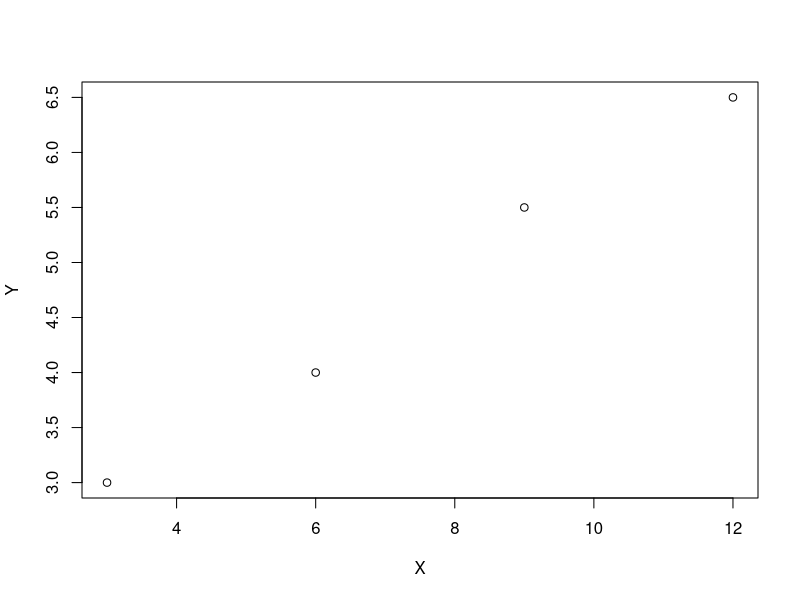
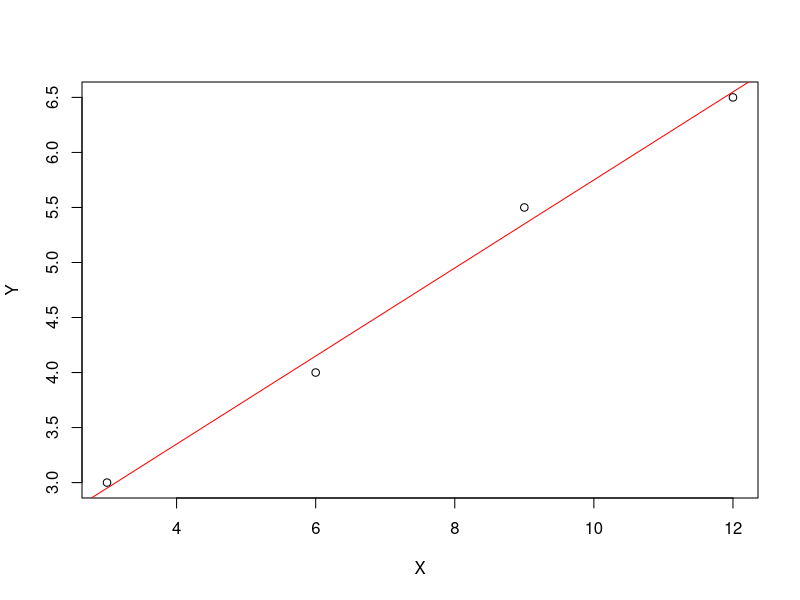
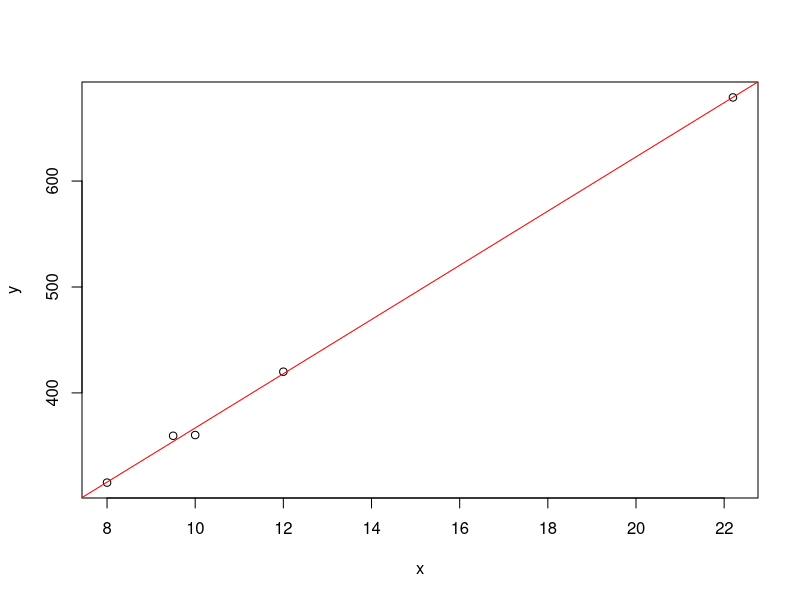
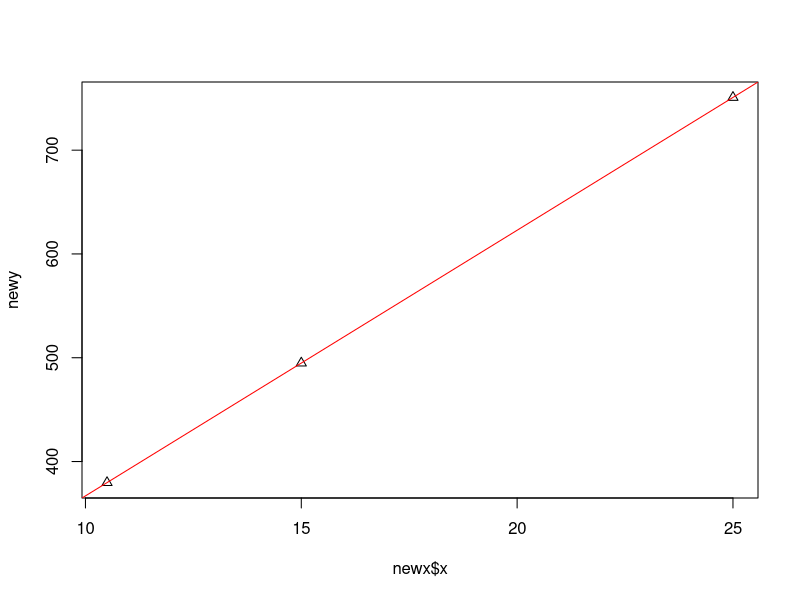

R code for these plots, in order:
## ---- chunk 1
knitr::opts_chunk$set(echo = TRUE)
## ---- chunk 2
X = c(3,6,9,12.)
Y = c(3,4,5.5,6.5)
plot(X,Y)
## ---- chunk 3
Y1 = 0.5*X + 1.0
Y1
## ---- chunk 4
(Y-Y1)**2
sum((Y-Y1)**2)
MSE <- sum((Y-Y1)**2) /length(Y)
MSE
## ---- chunk 5
Y2 = 5*X/12+7/4
Y2
MSE2 <- sum((Y-Y2)**2)/length(Y)
MSE2
## ---- chunk 6
model <- lm(Y ~ X)
model
# y=0.4x+1.75가 최적의 모델이다.

plot(X,Y)
abline(model, col='red')
fitted(model)
mse_model <- sum((Y-fitted(model))**2)/length(Y)
mse_model
## ---- chunk 7
residuals(model)  #잔차: 예측값(예측선)과 실제값의 차이

## ---- chunk 8
deviance(model)   # = sum((Y-fitted(model))**2)
## ---- chunk 9
deviance(model)/length(Y)

summary(model)
## ---- chunk 10
newX <- data.frame(X=c(1.2,2.0,20.65))
newX 
newY <- predict(model,newdata=newX)
newY
## ---- chunk 11
x = c(10.0,12.0,9.5,22.2,8.0)
y = c(360.2,420.0,359.5,679.0,315.3)

mm <- lm(y ~ x)

plot(x,y)
abline(mm,col='red')

summary(mm)
mse_model <- sum((y-fitted(mm))**2)/length(y)
mse_model
deviance(mm)/length(y)

# 예측
newx <- data.frame(x = c(10.5,25.0,15.0))
newy <- predict(mm,newdata = newx)
newy

plot(newx$x, newy, pch=2)
abline(mm,col='red')
